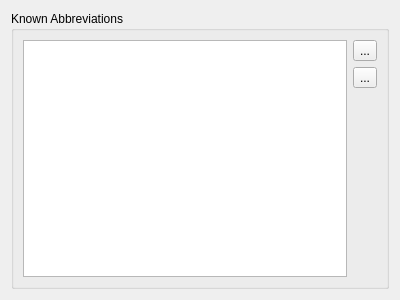
<?xml version="1.0" encoding="UTF-8"?>
<ui version="4.0">
 <class>NMediaManager::NPreferences::NUi::CKnownAbbreviations</class>
 <widget class="QWidget" name="NMediaManager::NPreferences::NUi::CKnownAbbreviations">
  <property name="geometry">
   <rect>
    <x>0</x>
    <y>0</y>
    <width>400</width>
    <height>300</height>
   </rect>
  </property>
  <property name="windowTitle">
   <string>Form</string>
  </property>
  <layout class="QVBoxLayout" name="verticalLayout">
   <item>
    <widget class="QGroupBox" name="groupBox_3">
     <property name="title">
      <string>Known Abbreviations</string>
     </property>
     <layout class="QGridLayout" name="gridLayout_9">
      <item row="0" column="1">
       <widget class="QToolButton" name="btnAddAbbreviation">
        <property name="text">
         <string>...</string>
        </property>
        <property name="icon">
         <iconset resource="../../SABUtils/resources/SABUtils.qrc">
          <normaloff>:/SABUtilsResources/add.png</normaloff>:/SABUtilsResources/add.png</iconset>
        </property>
       </widget>
      </item>
      <item row="1" column="1">
       <widget class="QToolButton" name="btnDelAbbreviation">
        <property name="text">
         <string>...</string>
        </property>
        <property name="icon">
         <iconset resource="../../SABUtils/resources/SABUtils.qrc">
          <normaloff>:/SABUtilsResources/delete.png</normaloff>:/SABUtilsResources/delete.png</iconset>
        </property>
       </widget>
      </item>
      <item row="2" column="1">
       <spacer name="verticalSpacer_8">
        <property name="orientation">
         <enum>Qt::Vertical</enum>
        </property>
        <property name="sizeHint" stdset="0">
         <size>
          <width>20</width>
          <height>174</height>
         </size>
        </property>
       </spacer>
      </item>
      <item row="0" column="0" rowspan="3">
       <widget class="QTreeView" name="knownAbbreviations"/>
      </item>
     </layout>
    </widget>
   </item>
  </layout>
 </widget>
 <resources>
  <include location="../../SABUtils/resources/SABUtils.qrc"/>
 </resources>
 <connections/>
</ui>
